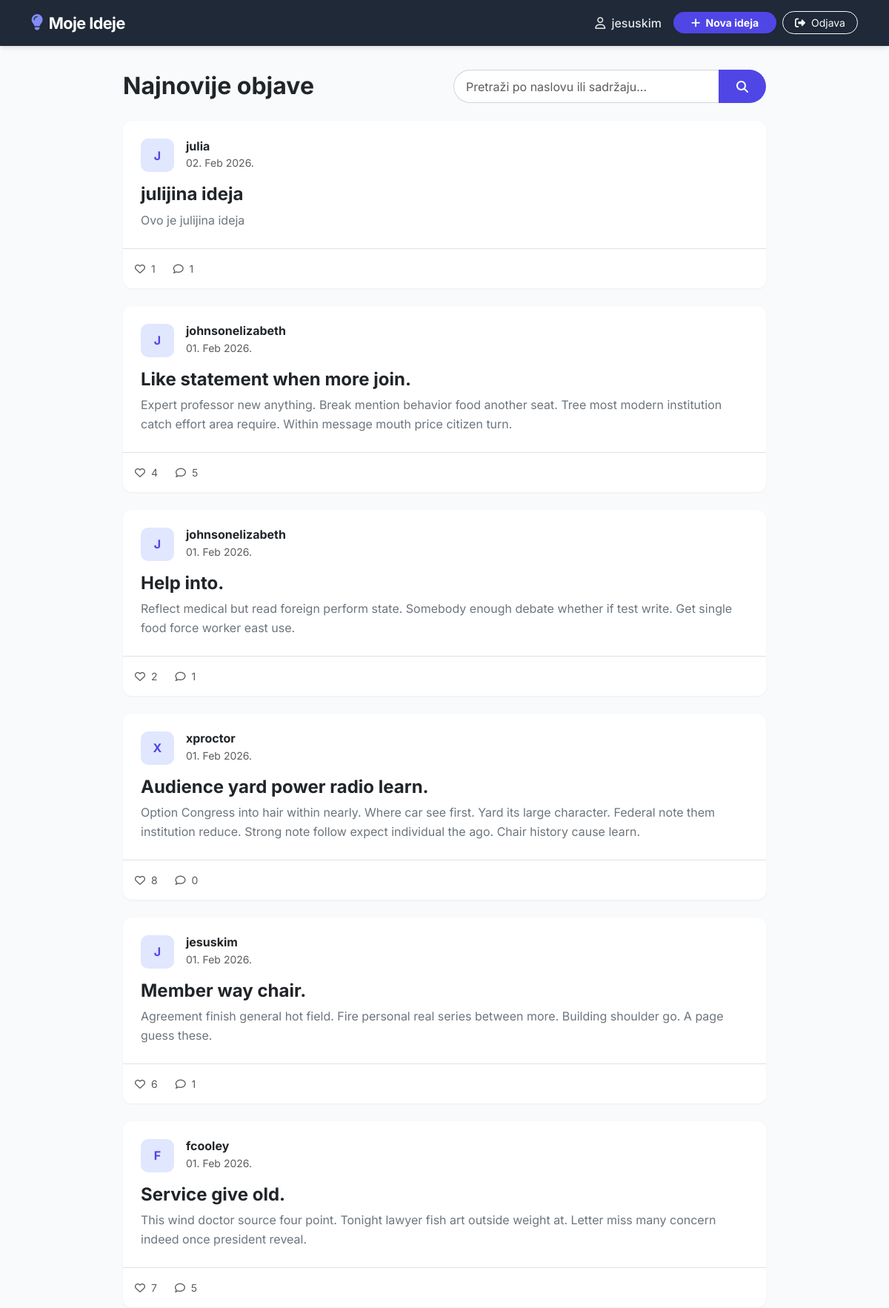
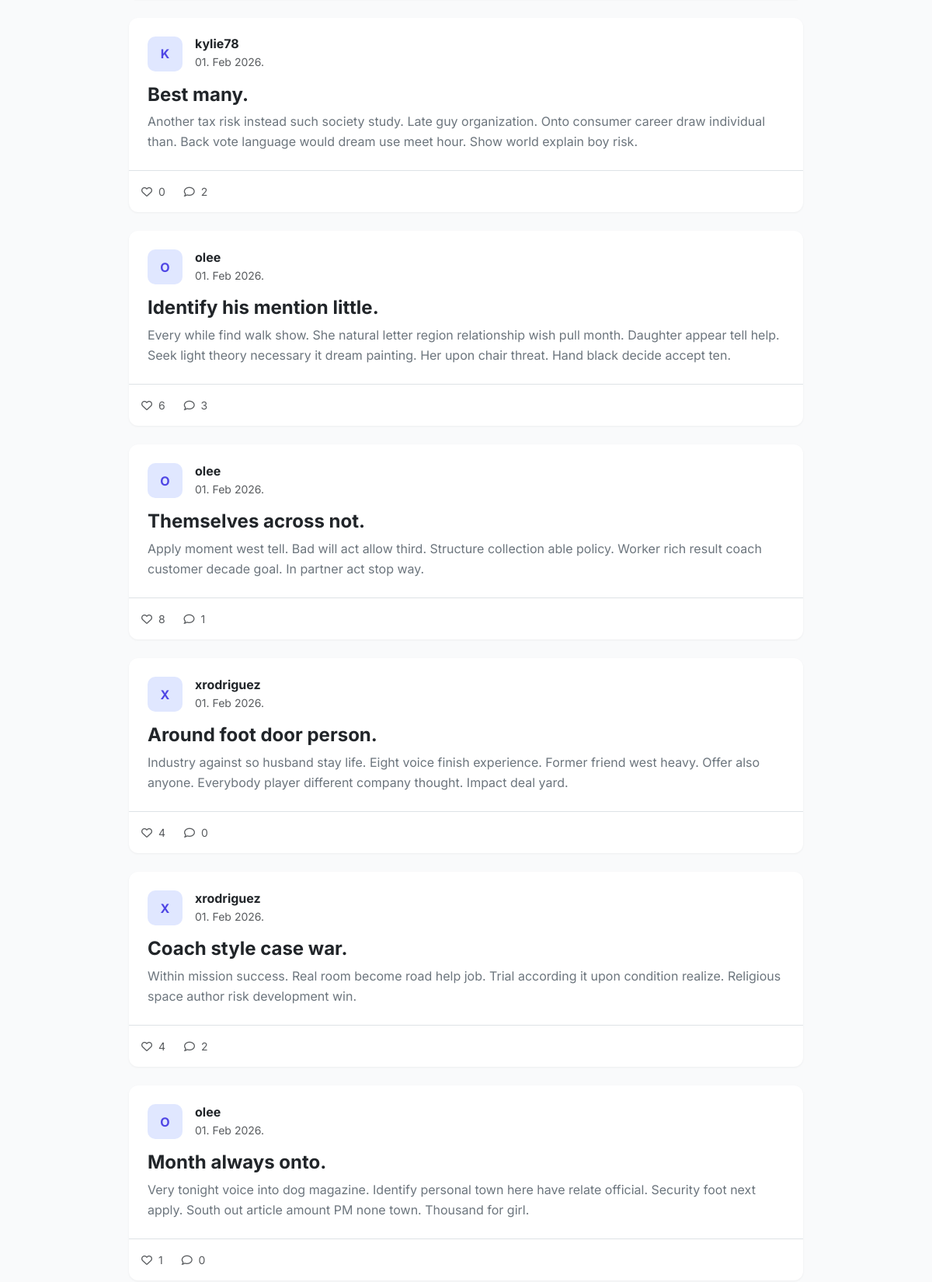
Page / (signed in, upper part) on the committed database (2 pictures, top to bottom).
### moj_app/models.py (models this page shows, shortened)
class Post(models.Model):
    title = models.CharField(max_length=200, verbose_name="Naslov")
    content = models.TextField(verbose_name="Sadržaj")
    author = models.ForeignKey(User, on_delete=models.CASCADE, related_name='posts')
    created_at = models.DateTimeField(auto_now_add=True)
    updated_at = models.DateTimeField(auto_now=True)
    def total_likes(self):
        return self.likes.count()

### moj_app/views.py (the view)
# urls.py: path('', PostListView.as_view(), name='post_list'),
class PostListView(ListView):
    model = Post
    template_name = 'posts/post_list.html'
    context_object_name = 'posts'
    ordering = ['-created_at']
    def get_queryset(self):
        queryset = super().get_queryset()
        query = self.request.GET.get('q')
        if query:
            queryset = queryset.filter(
                Q(title__icontains=query) | Q(content__icontains=query)
            )
        return queryset
    def get_context_data(self, **kwargs):
        context = super().get_context_data(**kwargs)
        context['query'] = self.request.GET.get('q', '')
        return context

### templates/posts/post_list.html (shortened to what this page needs)
{% extends 'base.html' %}
{% block content %}
<div class="row mb-4 align-items-center">
    <div class="col-md-6">
        <h2 class="fw-bold m-0 text-dark">Najnovije objave</h2>
    </div>
    <div class="col-md-6">
        <form method="get" action="{% url 'post_list' %}">
            <div class="input-group">
                <input type="text" name="q" class="form-control rounded-start-pill border-end-0" placeholder="Pretraži po naslovu ili sadržaju..." value="{{ query|default:'' }}">
                <button class="btn btn-primary rounded-end-pill px-4" type="submit">
                    <i class="fas fa-search"></i>
                </button>
            </div>
        </form>
    </div>
</div>
<div class="row g-4">
    {% for post in posts %}
    <div class="col-12">
        <div class="card border-0 custom-card h-100 position-relative">
            <div class="card-body p-4">
                <div class="d-flex align-items-center mb-3">
                    <div class="avatar-box me-3">
                        <span class="fw-bold">{{ post.author.username|slice:":1"|upper }}</span>
                    </div>
                    <div>
                        <h6 class="mb-0 fw-bold text-dark">{{ post.author.username }}</h6>
                        <small class="text-muted">{{ post.created_at|date:"d. M Y." }}</small>
                    </div>
                </div>
                <a href="{% url 'post_detail' post.pk %}" class="text-decoration-none stretched-link">
                    <h4 class="fw-bold text-dark mb-2 card-title-hover">{{ post.title }}</h4>
                    <p class="text-secondary mb-0" style="line-height: 1.6;">
                        {{ post.content|truncatewords:40 }}
                    </p>
                </a>
            </div>
            <div class="card-footer bg-transparent border-top p-3">
                <div class="d-flex align-items-center text-muted small">
                    <span class="me-4"><i class="far fa-heart me-1"></i> {{ post.total_likes }}</span>
                    <span><i class="far fa-comment me-1"></i> {{ post.comments.count }}</span>
                </div>
            </div>
        </div>
    </div>
    {% endfor %}
</div>
{% endblock %}

### templates/base.html (shortened to what this page needs)
<!DOCTYPE html>
<html lang="hr">
<head>
    <link href="https://cdn.jsdelivr.net/npm/bootstrap@5.3.0/dist/css/bootstrap.min.css" rel="stylesheet">
    <link rel="stylesheet" href="https://cdnjs.cloudflare.com/ajax/libs/font-awesome/6.4.0/css/all.min.css">
</head>
<body>
    <nav class="navbar navbar-expand-lg navbar-dark fixed-top">
        <div class="container">
            <a class="navbar-brand d-flex align-items-center gap-2" href="{% url 'post_list' %}">
                <i class="fas fa-lightbulb"></i> Moje Ideje
            </a>
            <div class="collapse navbar-collapse" id="navbarContent">
                <ul class="navbar-nav ms-auto align-items-lg-center gap-2 mt-3 mt-lg-0">
                    {% if user.is_authenticated %}
                        <li class="nav-item">
                            <span class="nav-link disabled text-white-50">
                                <i class="far fa-user me-1"></i> {{ user.username }}
                            </span>
                        </li>
                        <li class="nav-item">
                            <a href="{% url 'post_create' %}" class="btn btn-primary btn-sm rounded-pill px-4 w-100 fw-bold">
                                <i class="fas fa-plus me-1"></i> Nova ideja
                            </a>
                        </li>
                        <li class="nav-item">
                            <form action="{% url 'logout' %}" method="post" class="d-flex">
                                <button type="submit" class="btn btn-outline-light btn-sm rounded-pill px-3 w-100">
                                    <i class="fas fa-sign-out-alt me-1"></i> Odjava
                                </button>
                            </form>
                        </li>
                    {% endif %}
                </ul>
            </div>
        </div>
    </nav>
    <div class="main-container">
        {% block content %}
        {% endblock %}
    </div>
</body>
</html>

### templates/base.html (style rules this page uses)
:root { --primary-color: #4f46e5; --primary-hover: #4338ca; --bg-color: #f9fafb; --nav-bg: #1f2937; }
body { background-color: var(--bg-color); font-family: 'Inter', sans-serif; color: #1f2937; padding-top: 70px; min-height: 100vh; display: flex; flex-direction: column; }
.navbar { background-color: var(--nav-bg) !important; box-shadow: 0 4px 6px -1px rgba(0,0,0,0.1); padding: 0.6rem 0; }
.navbar-brand { font-weight: 700; font-size: 1.35rem; letter-spacing: -0.025em; color: white !important; }
.navbar-brand i { color: #818cf8; }
.nav-link { color: #e5e7eb !important; font-weight: 500; }
.main-container { width: 100%; max-width: 900px; margin: 0 auto; padding: 1.5rem 1rem; flex: 1; }
.form-control { padding: 0.6rem 1rem; border-radius: 0.5rem; border: 1px solid #d1d5db; }
.btn-primary { background-color: var(--primary-color); border: none; }

### templates/posts/post_list.html (style rules this page uses)
.custom-card { background: white; border-radius: 12px; box-shadow: 0 1px 3px rgba(0,0,0,0.05); transition: all 0.2s ease-in-out; overflow: hidden; }
.avatar-box { width: 45px; height: 45px; background: #e0e7ff; color: #4f46e5; border-radius: 10px; display: flex; align-items: center; justify-content: center; }

### rows in the picture
Post: author.username "J", author.username "julia", created_at "02. Feb 2026.", title "julijina ideja", content "Ovo je julijina ideja", total_likes "1", comments.count "1"
Post: author.username "J", author.username "johnsonelizabeth", created_at "01. Feb 2026.", title "Like statement when more join.", content "Expert professor new anything. Break mention behavior food another seat. Tree most modern institution catch effort area require. Within message mouth price citizen turn.", total_likes "4", comments.count "5"
Post: author.username "J", author.username "johnsonelizabeth", created_at "01. Feb 2026.", title "Help into.", content "Reflect medical but read foreign perform state. Somebody enough debate whether if test write. Get single food force worker east use.", total_likes "2", comments.count "1"
Post: author.username "X", author.username "xproctor", created_at "01. Feb 2026.", title "Audience yard power radio learn.", content "Option Congress into hair within nearly. Where car see first. Yard its large character. Federal note them institution reduce. Strong note follow expect individual the ago. Chair history cause learn.", total_likes "8", comments.count "0"
Post: author.username "J", author.username "jesuskim", created_at "01. Feb 2026.", title "Member way chair.", content "Agreement finish general hot field. Fire personal real series between more. Building shoulder go. A page guess these.", total_likes "6", comments.count "1"
Post: author.username "F", author.username "fcooley", created_at "01. Feb 2026.", title "Service give old.", content "This wind doctor source four point. Tonight lawyer fish art outside weight at. Letter miss many concern indeed once president reveal.", total_likes "7", comments.count "5"
Post: author.username "K", author.username "kylie78", created_at "01. Feb 2026.", title "Best many.", content "Another tax risk instead such society study. Late guy organization. Onto consumer career draw individual than. Back vote language would dream use meet hour. Show world explain boy risk.", total_likes "0", comments.count "2"
Post: author.username "O", author.username "olee", created_at "01. Feb 2026.", title "Identify his mention little.", content "Every while find walk show. She natural letter region relationship wish pull month. Daughter appear tell help. Seek light theory necessary it dream painting. Her upon chair threat. Hand black decide accept ten.", total_likes "6", comments.count "3"
Post: author.username "O", author.username "olee", created_at "01. Feb 2026.", title "Themselves across not.", content "Apply moment west tell. Bad will act allow third. Structure collection able policy. Worker rich result coach customer decade goal. In partner act stop way.", total_likes "8", comments.count "1"
Post: author.username "X", author.username "xrodriguez", created_at "01. Feb 2026.", title "Around foot door person.", content "Industry against so husband stay life. Eight voice finish experience. Former friend west heavy. Offer also anyone. Everybody player different company thought. Impact deal yard.", total_likes "4", comments.count "0"
Post: author.username "X", author.username "xrodriguez", created_at "01. Feb 2026.", title "Coach style case war.", content "Within mission success. Real room become road help job. Trial according it upon condition realize. Religious space author risk development win.", total_likes "4", comments.count "2"
Post: author.username "O", author.username "olee", created_at "01. Feb 2026.", title "Month always onto.", content "Very tonight voice into dog magazine. Identify personal town here have relate official. Security foot next apply. South out article amount PM none town. Thousand for girl.", total_likes "1", comments.count "0"

### other values in the picture
{{ user.username }} "jesuskim"
